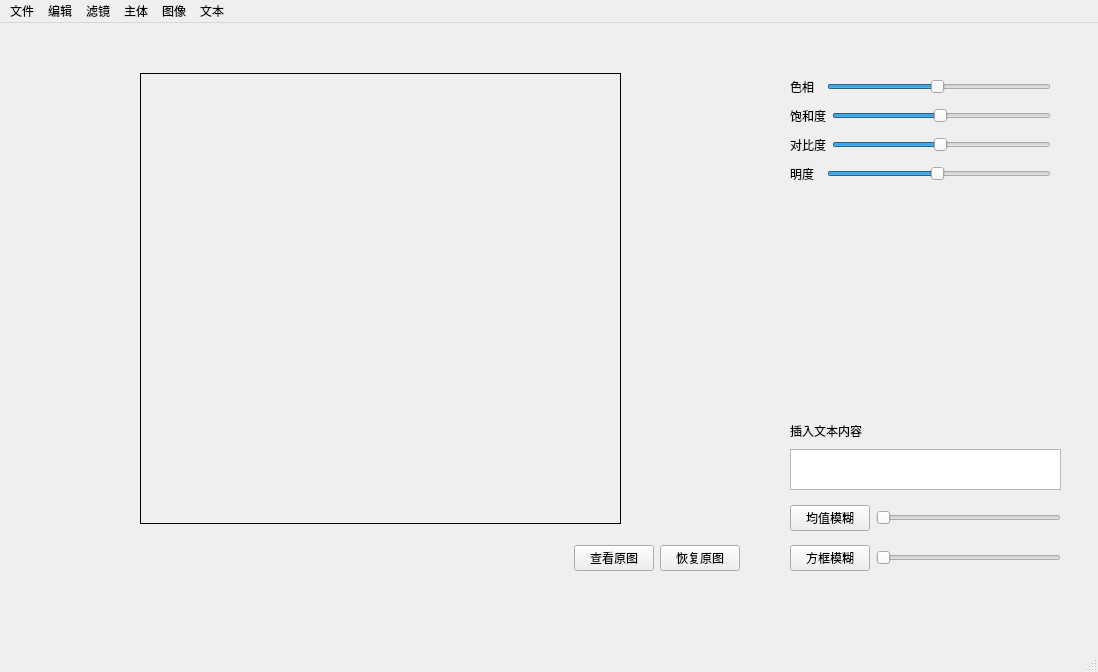
<?xml version="1.0" encoding="UTF-8"?>
<ui version="4.0">
 <class>MainWindow</class>
 <widget class="QMainWindow" name="MainWindow">
  <property name="geometry">
   <rect>
    <x>0</x>
    <y>0</y>
    <width>1098</width>
    <height>672</height>
   </rect>
  </property>
  <property name="windowTitle">
   <string>MainWindow</string>
  </property>
  <widget class="QWidget" name="centralwidget">
   <widget class="QLabel" name="labelImg">
    <property name="geometry">
     <rect>
      <x>140</x>
      <y>50</y>
      <width>481</width>
      <height>451</height>
     </rect>
    </property>
    <property name="frameShape">
     <enum>QFrame::Box</enum>
    </property>
    <property name="frameShadow">
     <enum>QFrame::Plain</enum>
    </property>
    <property name="text">
     <string/>
    </property>
    <property name="scaledContents">
     <bool>true</bool>
    </property>
   </widget>
   <widget class="QWidget" name="layoutWidget">
    <property name="geometry">
     <rect>
      <x>790</x>
      <y>520</y>
      <width>271</width>
      <height>30</height>
     </rect>
    </property>
    <layout class="QHBoxLayout" name="horizontalLayout_2">
     <item>
      <widget class="QPushButton" name="pushButtonBox">
       <property name="text">
        <string>方框模糊</string>
       </property>
      </widget>
     </item>
     <item>
      <widget class="QSlider" name="horizontalSliderBox">
       <property name="orientation">
        <enum>Qt::Horizontal</enum>
       </property>
      </widget>
     </item>
    </layout>
   </widget>
   <widget class="QWidget" name="layoutWidget">
    <property name="geometry">
     <rect>
      <x>790</x>
      <y>480</y>
      <width>271</width>
      <height>30</height>
     </rect>
    </property>
    <layout class="QHBoxLayout" name="horizontalLayout">
     <item>
      <widget class="QPushButton" name="pushButtonBlur">
       <property name="text">
        <string>均值模糊</string>
       </property>
      </widget>
     </item>
     <item>
      <widget class="QSlider" name="horizontalSliderAverage">
       <property name="orientation">
        <enum>Qt::Horizontal</enum>
       </property>
      </widget>
     </item>
    </layout>
   </widget>
   <widget class="QWidget" name="layoutWidget">
    <property name="geometry">
     <rect>
      <x>40</x>
      <y>520</y>
      <width>700</width>
      <height>30</height>
     </rect>
    </property>
    <layout class="QHBoxLayout" name="horizontalLayout_3">
     <item>
      <spacer name="horizontalSpacer">
       <property name="orientation">
        <enum>Qt::Horizontal</enum>
       </property>
       <property name="sizeHint" stdset="0">
        <size>
         <width>398</width>
         <height>20</height>
        </size>
       </property>
      </spacer>
     </item>
     <item>
      <widget class="QPushButton" name="pushButtonShowRaw">
       <property name="text">
        <string>查看原图</string>
       </property>
      </widget>
     </item>
     <item>
      <widget class="QPushButton" name="pushButtonReturnRaw">
       <property name="text">
        <string>恢复原图</string>
       </property>
      </widget>
     </item>
    </layout>
   </widget>
   <widget class="QWidget" name="layoutWidget">
    <property name="geometry">
     <rect>
      <x>790</x>
      <y>50</y>
      <width>261</width>
      <height>119</height>
     </rect>
    </property>
    <layout class="QVBoxLayout" name="verticalLayout">
     <item>
      <layout class="QHBoxLayout" name="horizontalLayout_4">
       <item>
        <widget class="QLabel" name="label">
         <property name="text">
          <string>色相  </string>
         </property>
        </widget>
       </item>
       <item>
        <widget class="QSlider" name="horizontalSliderHue">
         <property name="minimum">
          <number>1</number>
         </property>
         <property name="maximum">
          <number>100</number>
         </property>
         <property name="value">
          <number>50</number>
         </property>
         <property name="orientation">
          <enum>Qt::Horizontal</enum>
         </property>
        </widget>
       </item>
      </layout>
     </item>
     <item>
      <layout class="QHBoxLayout" name="horizontalLayout_5">
       <item>
        <widget class="QLabel" name="label_2">
         <property name="text">
          <string>饱和度</string>
         </property>
        </widget>
       </item>
       <item>
        <widget class="QSlider" name="horizontalSliderSaturation">
         <property name="minimum">
          <number>1</number>
         </property>
         <property name="maximum">
          <number>100</number>
         </property>
         <property name="value">
          <number>50</number>
         </property>
         <property name="orientation">
          <enum>Qt::Horizontal</enum>
         </property>
        </widget>
       </item>
      </layout>
     </item>
     <item>
      <layout class="QHBoxLayout" name="horizontalLayout_7">
       <item>
        <widget class="QLabel" name="label_5">
         <property name="text">
          <string>对比度</string>
         </property>
        </widget>
       </item>
       <item>
        <widget class="QSlider" name="horizontalSliderContrast">
         <property name="minimum">
          <number>1</number>
         </property>
         <property name="maximum">
          <number>100</number>
         </property>
         <property name="value">
          <number>50</number>
         </property>
         <property name="orientation">
          <enum>Qt::Horizontal</enum>
         </property>
        </widget>
       </item>
      </layout>
     </item>
     <item>
      <layout class="QHBoxLayout" name="horizontalLayout_6">
       <item>
        <widget class="QLabel" name="label_3">
         <property name="text">
          <string>明度  </string>
         </property>
        </widget>
       </item>
       <item>
        <widget class="QSlider" name="horizontalSliderValue">
         <property name="minimum">
          <number>1</number>
         </property>
         <property name="maximum">
          <number>100</number>
         </property>
         <property name="value">
          <number>50</number>
         </property>
         <property name="orientation">
          <enum>Qt::Horizontal</enum>
         </property>
        </widget>
       </item>
      </layout>
     </item>
    </layout>
   </widget>
   <widget class="QTextEdit" name="textEdit">
    <property name="geometry">
     <rect>
      <x>790</x>
      <y>426</y>
      <width>271</width>
      <height>41</height>
     </rect>
    </property>
   </widget>
   <widget class="QLabel" name="label_4">
    <property name="geometry">
     <rect>
      <x>790</x>
      <y>400</y>
      <width>91</width>
      <height>16</height>
     </rect>
    </property>
    <property name="text">
     <string>插入文本内容</string>
    </property>
   </widget>
  </widget>
  <widget class="QMenuBar" name="menubar">
   <property name="geometry">
    <rect>
     <x>0</x>
     <y>0</y>
     <width>1098</width>
     <height>26</height>
    </rect>
   </property>
   <widget class="QMenu" name="menu">
    <property name="title">
     <string>文件</string>
    </property>
    <addaction name="actionOpen"/>
    <addaction name="actionSave"/>
   </widget>
   <widget class="QMenu" name="menu_2">
    <property name="title">
     <string>编辑</string>
    </property>
    <addaction name="actionRevoke"/>
    <addaction name="actionRedo"/>
    <addaction name="separator"/>
    <addaction name="actionCut"/>
   </widget>
   <widget class="QMenu" name="menu_3">
    <property name="title">
     <string>滤镜</string>
    </property>
    <addaction name="actionAffineTrans"/>
    <addaction name="actionPerspectiveTrans"/>
    <addaction name="actionConvexLens"/>
    <addaction name="actionConcaveLens"/>
    <addaction name="actionSinTrans"/>
    <addaction name="actionVortexFilter"/>
    <addaction name="actionVignetting"/>
    <addaction name="separator"/>
    <addaction name="actionMosaic"/>
    <addaction name="actionRelief"/>
    <addaction name="actionSketchFilter"/>
    <addaction name="actionRegionBlur"/>
    <addaction name="actionStyleConversion"/>
   </widget>
   <widget class="QMenu" name="menu_4">
    <property name="title">
     <string>主体</string>
    </property>
    <addaction name="actionSelectForeground"/>
    <addaction name="actionRectSelect"/>
    <addaction name="actionDaubSelect"/>
    <addaction name="actionDeleteObject"/>
    <addaction name="actionZoomInOutObject"/>
   </widget>
   <widget class="QMenu" name="menu_5">
    <property name="title">
     <string>图像</string>
    </property>
    <addaction name="actionMergeImg"/>
    <addaction name="actionHideImg"/>
    <addaction name="actionColorSeparation"/>
    <addaction name="actionThreshold"/>
    <addaction name="actionEditBackground"/>
    <addaction name="separator"/>
    <addaction name="actionIDPhoto"/>
   </widget>
   <widget class="QMenu" name="menu_6">
    <property name="title">
     <string>文本</string>
    </property>
    <addaction name="actionInsertText"/>
    <addaction name="actionDeleteText"/>
    <addaction name="actionTextAlignCurve"/>
   </widget>
   <addaction name="menu"/>
   <addaction name="menu_2"/>
   <addaction name="menu_3"/>
   <addaction name="menu_4"/>
   <addaction name="menu_5"/>
   <addaction name="menu_6"/>
  </widget>
  <widget class="QStatusBar" name="statusbar"/>
  <action name="actionRevoke">
   <property name="text">
    <string>撤销</string>
   </property>
  </action>
  <action name="actionRedo">
   <property name="text">
    <string>重做</string>
   </property>
  </action>
  <action name="actionOpen">
   <property name="text">
    <string>打开文件</string>
   </property>
  </action>
  <action name="actionSave">
   <property name="text">
    <string>保存文件</string>
   </property>
  </action>
  <action name="actionCut">
   <property name="text">
    <string>裁剪</string>
   </property>
  </action>
  <action name="actionAffineTrans">
   <property name="text">
    <string>仿射变换</string>
   </property>
  </action>
  <action name="actionPerspectiveTrans">
   <property name="text">
    <string>透视变换</string>
   </property>
  </action>
  <action name="actionConvexLens">
   <property name="text">
    <string>凸透镜</string>
   </property>
  </action>
  <action name="actionConcaveLens">
   <property name="text">
    <string>凹透镜</string>
   </property>
  </action>
  <action name="actionSinTrans">
   <property name="text">
    <string>正弦变换</string>
   </property>
  </action>
  <action name="actionVortexFilter">
   <property name="text">
    <string>漩涡滤镜</string>
   </property>
  </action>
  <action name="actionMosaic">
   <property name="text">
    <string>马赛克化</string>
   </property>
  </action>
  <action name="actionRelief">
   <property name="text">
    <string>图像浮雕</string>
   </property>
  </action>
  <action name="actionSketchFilter">
   <property name="text">
    <string>草图生成</string>
   </property>
  </action>
  <action name="actionVignetting">
   <property name="text">
    <string>中心渐晕</string>
   </property>
  </action>
  <action name="actionSelectForeground">
   <property name="text">
    <string>选择前景</string>
   </property>
  </action>
  <action name="actionMergeImg">
   <property name="text">
    <string>合并图片</string>
   </property>
  </action>
  <action name="actionRegionBlur">
   <property name="text">
    <string>多边形区域打码</string>
   </property>
  </action>
  <action name="actionHideImg">
   <property name="text">
    <string>隐藏图片</string>
   </property>
  </action>
  <action name="action_16">
   <property name="text">
    <string>插入文字</string>
   </property>
  </action>
  <action name="actionColorSeparation">
   <property name="text">
    <string>图像颜色分离</string>
   </property>
  </action>
  <action name="actionThreshold">
   <property name="text">
    <string>图像阈值化</string>
   </property>
  </action>
  <action name="actionEditBackground">
   <property name="text">
    <string>图像换背景</string>
   </property>
  </action>
  <action name="actionIDPhoto">
   <property name="text">
    <string>制作证件照</string>
   </property>
  </action>
  <action name="actionRectSelect">
   <property name="text">
    <string>矩形选取目标</string>
   </property>
  </action>
  <action name="actionDaubSelect">
   <property name="text">
    <string>涂抹选取目标</string>
   </property>
  </action>
  <action name="actionInsertText">
   <property name="text">
    <string>插入文字</string>
   </property>
  </action>
  <action name="actionDeleteText">
   <property name="text">
    <string>去除文字</string>
   </property>
  </action>
  <action name="actionStyleConversion">
   <property name="text">
    <string>图像风格转化</string>
   </property>
  </action>
  <action name="actionTextAlignCurve">
   <property name="text">
    <string>沿曲线插入文字</string>
   </property>
  </action>
  <action name="actionDeleteObject">
   <property name="text">
    <string>去除图像中的物体</string>
   </property>
  </action>
  <action name="actionZoomInOutObject">
   <property name="text">
    <string>缩放图像中的物体</string>
   </property>
  </action>
 </widget>
 <resources>
  <include location="../专业实训Opencv/pyqt/pic_ui.qrc"/>
 </resources>
 <connections>
  <connection>
   <sender>horizontalSliderHue</sender>
   <signal>sliderPressed()</signal>
   <receiver>MainWindow</receiver>
   <slot>on_horizontalSliderHue_pressed()</slot>
   <hints>
    <hint type="sourcelabel">
     <x>902</x>
     <y>89</y>
    </hint>
    <hint type="destinationlabel">
     <x>912</x>
     <y>236</y>
    </hint>
   </hints>
  </connection>
  <connection>
   <sender>horizontalSliderSaturation</sender>
   <signal>sliderPressed()</signal>
   <receiver>MainWindow</receiver>
   <slot>on_horizontalSliderSaturation_pressed()</slot>
   <hints>
    <hint type="sourcelabel">
     <x>976</x>
     <y>120</y>
    </hint>
    <hint type="destinationlabel">
     <x>1010</x>
     <y>301</y>
    </hint>
   </hints>
  </connection>
  <connection>
   <sender>horizontalSliderValue</sender>
   <signal>sliderPressed()</signal>
   <receiver>MainWindow</receiver>
   <slot>on_horizontalSliderValue_pressed()</slot>
   <hints>
    <hint type="sourcelabel">
     <x>923</x>
     <y>192</y>
    </hint>
    <hint type="destinationlabel">
     <x>880</x>
     <y>195</y>
    </hint>
   </hints>
  </connection>
 </connections>
 <slots>
  <slot>on_horizontalSliderGaussian_valueChanged(int)</slot>
  <slot>on_horizontalSliderAverage_valueChanged(int)</slot>
  <slot>on_horizontalSliderHue_pressed()</slot>
  <slot>on_horizontalSliderSaturation_pressed()</slot>
  <slot>on_horizontalSliderValue_pressed()</slot>
 </slots>
</ui>
